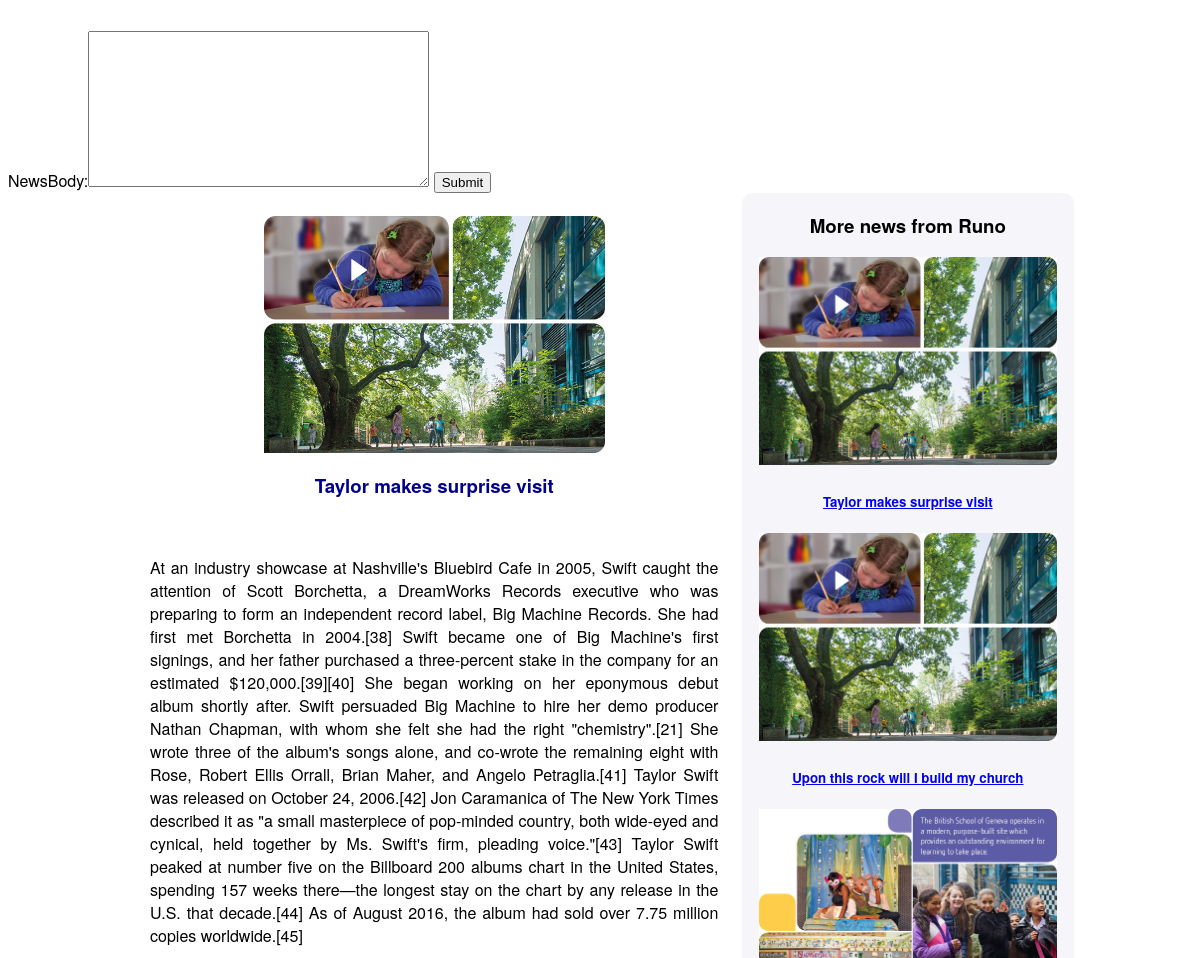
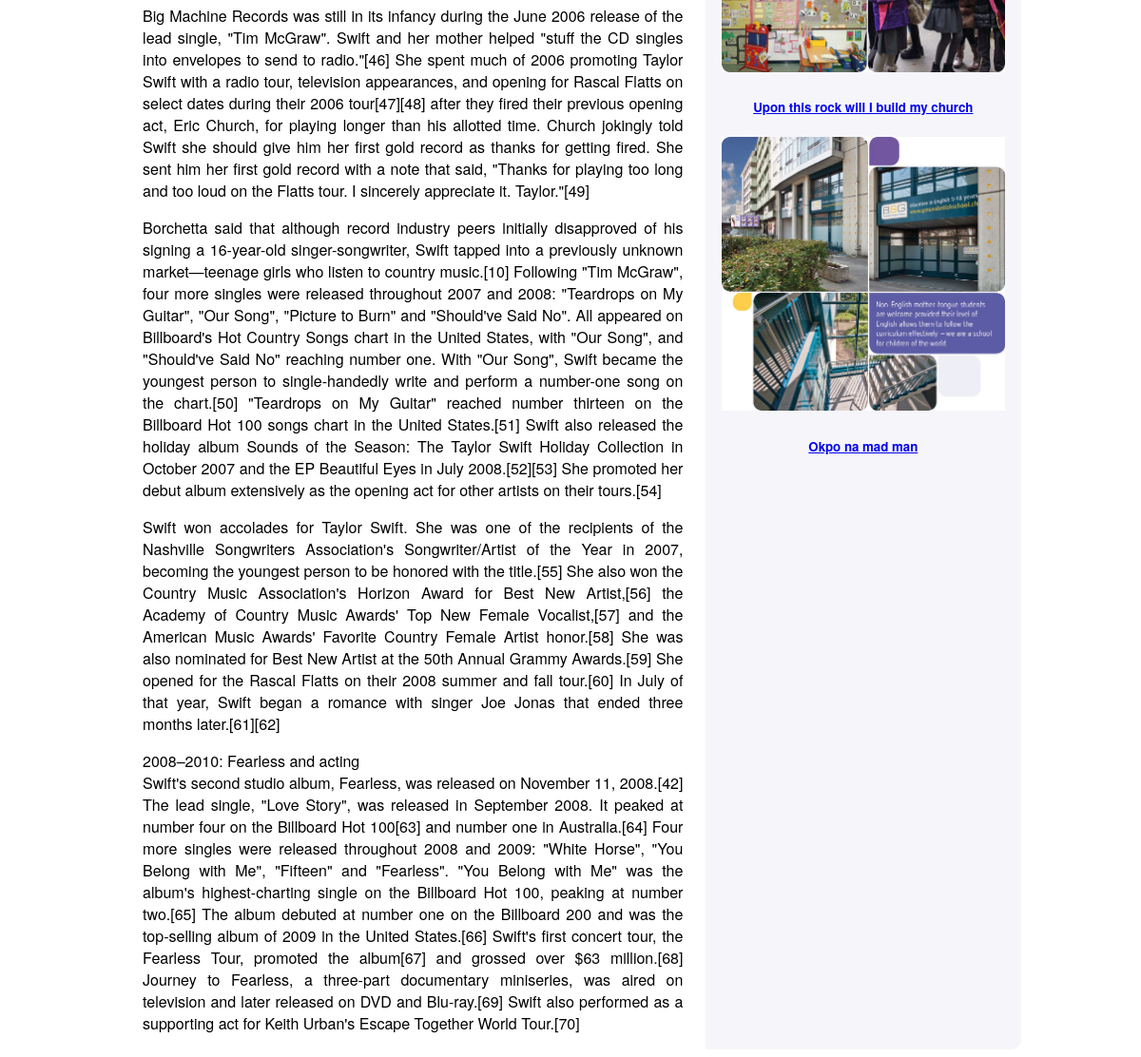
Screenshot of /adminrunonews/1/ with the database file from the repository (2 pictures, top to bottom).
### runo/models.py (models this page shows, shortened)
class News(models.Model):
    newsImg = models.ImageField(upload_to='photos', max_length=30)
    desc = models.CharField(max_length=80)
    CHOICES = (
        ('1', '1'),
        ('2', '2'),
        ('3', '3'),
        ('4', '4'),
        ('5', '5'),
        ('6', '6'),
    )
    position = models.CharField(max_length=30, choices = CHOICES, null=True, blank=True)

class newsDetail(models.Model):
    newsBody = models.TextField()

### runo/views.py (the view, shortened to what this page needs)
# urls.py: path('adminrunonews/<int:news_id>/', views.adminrunonews, name='adminrunonews'),
def adminrunonews(request, news_id):
    id = news_id
    form = newsDetailForm()
    editNews = News.objects.filter(pk=int(id)).first()
    upload = newsDetail.objects.filter(pk=int(id)).first()
    news = News.objects.all()
    return render(request, 'runo/adminrunonews.html', {'form': form, 'id': id, 'editNews': editNews,
     'upload': upload, 'news': news})

### runo/views.py
class newsDetailForm(forms.ModelForm):
    class Meta:
        model = newsDetail
        fields = ('newsBody', )

### runo/templates/runo/adminrunonews.html (shortened to what this page needs)
<!DOCTYPE html>
<html>
    <head>
    </head>
    <body>
        <br>
        {% if form %}
        <form method="POST" enctype="multipart/form-data" action='{% url "adminrunonews" id %}'>
            {{ form }}
            <button>Submit</button>
        </form>
        {% endif %}
        <div id='body'>
        <div class='leftSide'>
            <br>
            {% if editNews %}
                <img id='bigimg' src='{{ editNews.newsImg.url }}' alt='{{ editNews.position }}'>
                <h3 class='middle'>{{ editNews.desc }}</h3>
            {% endif %}
            <br>
            {% if upload %}
                <div>
                    {{ upload.newsBody | linebreaks }}
                </div>
            {% endif %}
        </div>
        <div class='resources'>
            <h3>More news from Runo</h3>
            {% if news %}
                {% for new in news %}
                    <div>
                        <a href='{% url "adminrunonews" new.position %}'>
                            <img src='{{ new.newsImg.url }}' alt='{{ new.position }}'>
                            <h5>{{ new.desc }}</h5>
                        </a>
                    </div>
                {% endfor %}
            {% endif %}
        </div>
        </div>
    </body>
</html>

### runo/templates/runo/adminrunonews.html (style rules this page uses)
body { font-family: "Helvetica Neue",Helvetica,Arial,sans-serif;; }
#body { display: flex; flex-wrap: wrap; }
@media (min-width: 900px) { #bigimg { width: 60%; max-height: 400px; display: block; margin-left: auto; margin-right: auto; } }
@media (min-width: 900px) { .leftSide { margin: auto; width: 60%; text-align: justify; } }
@media (min-width: 900px) { img { width: 90%; } }
@media (min-width: 900px) { .resources { width: 35%; background-color: rgb(246, 246, 250); text-align: center; border-top-left-radius: 10px; border-top-right-radius: 10px; border-bottom-right-radius: 10px; } }
#body { width: 80%; margin: auto; }
.middle { text-align: center; color: darkblue; }

### rows the page displays
News: newsImg (picture), desc "Taylor makes surprise visit"
newsDetail: newsBody "At an industry showcase at Nashville's Bluebird Cafe in 2005, Swift caught the attention of Scott Borchetta, a DreamWorks Records executive who was preparing to form an independent record label, Big Machine Records. She had first met Borchetta in 2004.[38] Swift became one of Big Machine's first signings, and her father purchased a three-percent stake in the company for an estimated $120,000.[39][40] She began working on her eponymous debut album shortly after. Swift persuaded Big Machine to hire her demo producer Nathan Chapman, with whom she felt she had the right \"chemistry\".[21] She wrote three of the album's songs alone, and co-wrote the remaining eight with Rose, Robert Ellis Orrall,…"
News: newsImg (picture), desc "Upon this rock will I build my church"
News: newsImg (picture), desc "Upon this rock will I build my church"
News: newsImg (picture), desc "Okpo na mad man"
